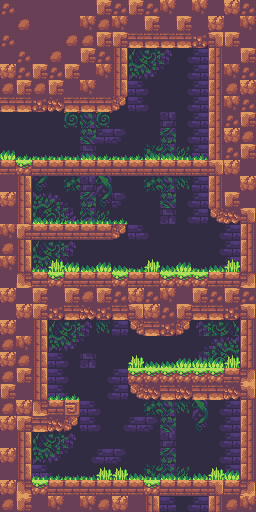

This is a level from a 2D game, rendered from its Tiled map with the project's own tilesets. A one-line summary and the map file follow, with tile-layer data summarised:
An orthogonal 16x32 tile map with 16x16 px tiles, 6 tile layers (Background_1, Background_2, Background_3, Background_4, ...), 2 tilesets and 10 objects (6x Item, 3x Ladder, Teleport).

<map version="1.10" tiledversion="1.11.2" orientation="orthogonal" renderorder="right-down" compressionlevel="0" width="16" height="32" tilewidth="16" tileheight="16" infinite="0" backgroundcolor="#37494e" nextlayerid="9" nextobjectid="11">
 <tileset firstgid="1" name="SunnyLand_by_Ansimuz" tilewidth="16" tileheight="16" tilecount="483" columns="23" objectalignment="topleft">
  <image source="atlas/SunnyLand_by_Ansimuz-extended.png" width="368" height="336" />
 </tileset>
 <tileset firstgid="484" name="Collisions" tilewidth="16" tileheight="16" tilecount="2" columns="2" objectalignment="topleft">
  <image source="Collisions.intgrid.png" width="32" height="16" />
 </tileset>
 <layer id="1" name="Background_1" width="16" height="32">
  <data>[512 cells, 238 non-empty, 10 distinct tile ids]</data>
 </layer>
 <layer id="2" name="Background_2" width="16" height="32">
  <data>[512 cells, 110 non-empty, 18 distinct tile ids]</data>
 </layer>
 <layer id="3" name="Background_3" width="16" height="32">
  <data>[512 cells, 34 non-empty, 14 distinct tile ids]</data>
 </layer>
 <layer id="4" name="Background_4" width="16" height="32">
  <data>[512 cells, 6 non-empty, 5 distinct tile ids]</data>
 </layer>
 <layer id="6" name="Collisions_1" width="16" height="32">
  <data>[512 cells, 337 non-empty, 17 distinct tile ids]</data>
 </layer>
 <layer id="7" name="Collisions_2" width="16" height="32">
  <data>[512 cells, 16 non-empty, 2 distinct tile ids]</data>
 </layer>
 <objectgroup id="8" name="Entities">
  <object id="1" name="Ladder" type="Ladder" x="192" y="480" width="16" height="16">
   <properties>
    <property name="__anchorX" type="int" value="192" />
    <property name="__anchorY" type="int" value="480" />
    <property name="__cx" type="int" value="12" />
    <property name="__cy" type="int" value="30" />
   </properties>
  </object>
  <object id="2" name="Item" type="Item" x="44" y="200" width="24" height="24">
   <properties>
    <property name="__anchorX" type="int" value="56" />
    <property name="__anchorY" type="int" value="224" />
    <property name="__cx" type="int" value="3" />
    <property name="__cy" type="int" value="13" />
    <property name="count" type="int" value="1" />
    <property name="price" type="int" value="0" />
    <property name="type" value="Gold" />
   </properties>
  </object>
  <object id="3" name="Item" type="Item" x="44" y="456" width="24" height="24">
   <properties>
    <property name="__anchorX" type="int" value="56" />
    <property name="__anchorY" type="int" value="480" />
    <property name="__cx" type="int" value="3" />
    <property name="__cy" type="int" value="29" />
    <property name="count" type="int" value="1" />
    <property name="price" type="int" value="0" />
    <property name="type" value="Armor" />
   </properties>
  </object>
  <object id="4" name="Ladder" type="Ladder" x="160" y="160" width="16" height="16">
   <properties>
    <property name="__anchorX" type="int" value="160" />
    <property name="__anchorY" type="int" value="160" />
    <property name="__cx" type="int" value="10" />
    <property name="__cy" type="int" value="10" />
   </properties>
  </object>
  <object id="5" name="Item" type="Item" x="92" y="136" width="24" height="24">
   <properties>
    <property name="__anchorX" type="int" value="104" />
    <property name="__anchorY" type="int" value="160" />
    <property name="__cx" type="int" value="6" />
    <property name="__cy" type="int" value="9" />
    <property name="count" type="int" value="1" />
    <property name="price" type="int" value="0" />
    <property name="type" value="Gem" />
   </properties>
  </object>
  <object id="6" name="Item" type="Item" x="60" y="136" width="24" height="24">
   <properties>
    <property name="__anchorX" type="int" value="72" />
    <property name="__anchorY" type="int" value="160" />
    <property name="__cx" type="int" value="4" />
    <property name="__cy" type="int" value="9" />
    <property name="count" type="int" value="1" />
    <property name="price" type="int" value="0" />
    <property name="type" value="Gem" />
   </properties>
  </object>
  <object id="7" name="Item" type="Item" x="124" y="136" width="24" height="24">
   <properties>
    <property name="__anchorX" type="int" value="136" />
    <property name="__anchorY" type="int" value="160" />
    <property name="__cx" type="int" value="8" />
    <property name="__cy" type="int" value="9" />
    <property name="count" type="int" value="1" />
    <property name="price" type="int" value="0" />
    <property name="type" value="Gem" />
   </properties>
  </object>
  <object id="8" name="Item" type="Item" x="76" y="200" width="24" height="24">
   <properties>
    <property name="__anchorX" type="int" value="88" />
    <property name="__anchorY" type="int" value="224" />
    <property name="__cx" type="int" value="5" />
    <property name="__cy" type="int" value="13" />
    <property name="count" type="int" value="1" />
    <property name="price" type="int" value="0" />
    <property name="type" value="GoldNuggets" />
   </properties>
  </object>
  <object id="9" name="Ladder" type="Ladder" x="48" y="272" width="16" height="16">
   <properties>
    <property name="__anchorX" type="int" value="48" />
    <property name="__anchorY" type="int" value="272" />
    <property name="__cx" type="int" value="3" />
    <property name="__cy" type="int" value="17" />
   </properties>
  </object>
  <object id="10" name="Teleport" type="Teleport" x="204" y="344" width="24" height="24">
   <properties>
    <property name="__anchorX" type="int" value="216" />
    <property name="__anchorY" type="int" value="368" />
    <property name="__cx" type="int" value="13" />
    <property name="__cy" type="int" value="22" />
    <property name="destination" value="efa1c030-66b0-11ec-8923-1f96484ed71d" />
   </properties>
  </object>
 </objectgroup>
</map>
